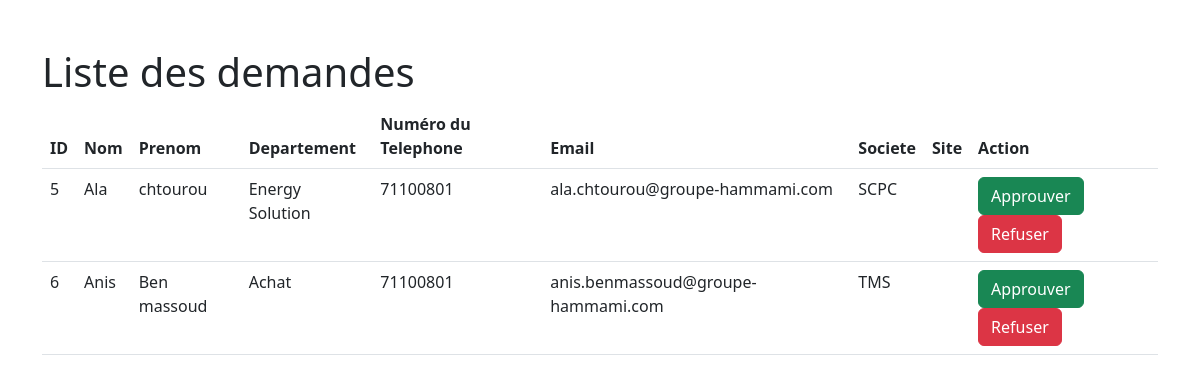
Page /attente.php on the committed database.
### tables this page shows
CREATE TABLE `attente` (
  `id` int(255) NOT NULL,
  `nom` varchar(255) NOT NULL,
  `prenom` varchar(255) NOT NULL,
  `dep` varchar(255) NOT NULL,
  `numtel` int(50) NOT NULL,
  `email` varchar(255) NOT NULL,
  `societe` varchar(255) NOT NULL,
  `site` varchar(255) NOT NULL,
  `mot_de_passe` varchar(255) NOT NULL,
  `role` varchar(255) NOT NULL
);

### attente.php (the view, shortened to what this page needs)
<!DOCTYPE html>
<html lang="en">
<head>
    <link rel="stylesheet" href="https://cdn.jsdelivr.net/npm/bootstrap@5.3.0/dist/css/bootstrap.min.css">
</head>
<body background="https://wallpaperaccess.com/full/2910358.jpg">
    <div class="container my-5">
        <table class="table">
            <thead>
                <tr>
                    <th>ID</th>
                    <th>Nom</th>
                    <th>Prenom</th>
                    <th>Departement</th>
                    <th>Numéro du Telephone</th>
                    <th>Email</th>
                    <th>Societe</th>
                    <th>Site</th>
                    <th>Action</th>
                </tr>
            </thead>
            <tbody>
                <?php
                $servername = "db";
                $username = "stage";
                $password = "password";
                $database = "stage";
                $connection = new mysqli($servername, $username, $password, $database);
                $sql = "SELECT * FROM attente";
                $result = $connection->query($sql);
                while ($row = $result->fetch_assoc()) {
                    echo "
                     <tr>
                     <td>$row[id]</td>
                     <td>$row[nom]</td>
                     <td>$row[prenom]</td>
                     <td>$row[dep]</td>
                     <td>$row[numtel]</td>
                     <td>$row[email]</td>
                     <td>$row[societe]</td>
                     <td>$row[site]</td>
                     <td>
                         <a class='btn btn-success' href='approuver.php?id=$row[id]'>Approuver</a>
                         <a class='btn btn-danger ' href='refuser.php?id=$row[id]'>Refuser</a>
                     </td>
                 </tr>";
                }
                ?>
            </tbody>
            <h1> Liste des demandes</h1>
        </table>
    </div>
</body>
</html>

### rows in the picture
attente: id "5", nom "Ala", prenom "chtourou", dep "Energy Solution", numtel "71100801", email "ala.chtourou@groupe-hammami.com", societe "SCPC"
attente: id "6", nom "Anis", prenom "Ben massoud", dep "Achat", numtel "71100801", email "anis.benmassoud@groupe-hammami.com", societe "TMS"
